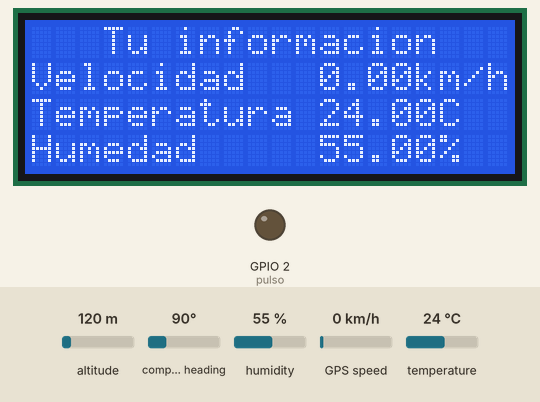
A program run on a simulated ESP32. On the bench: 20×4 character LCD, output pins drawn as LEDs (lit = HIGH). The test bench sets the inputs (shaded band); at power-on: GPS speed 0 km/h, humidity 55 %, temperature 24 °C, altitude 120 m, compass heading 90°. The GPS gets a fix after 3 s at 37.7749, -122.4194 with 8 satellites; what the program prints to the serial monitor is not drawn.

Above: at 7.7 s.
7.8 s: GPS speed set to 30 km/h
At 10.5 s:
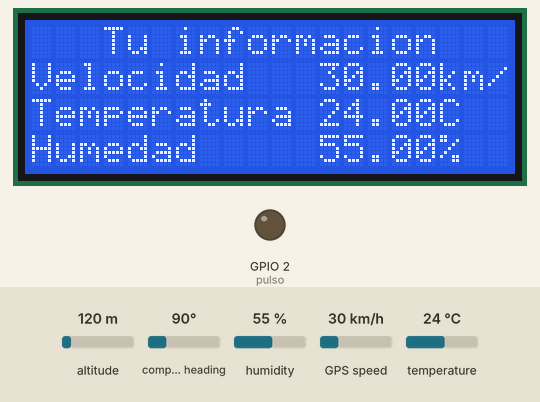
10.8 s: GPS speed set to 118 km/h
At 13.7 s:
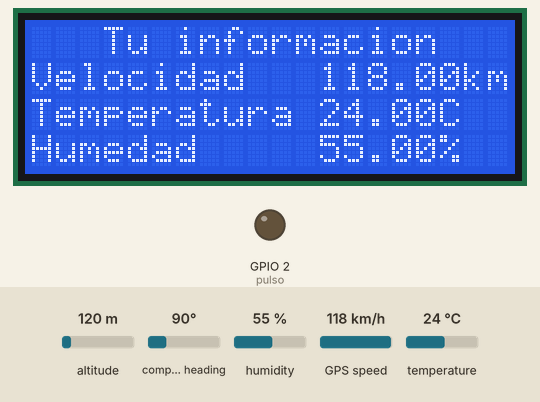
14.1 s: humidity set to 22 %
At 16.4 s:
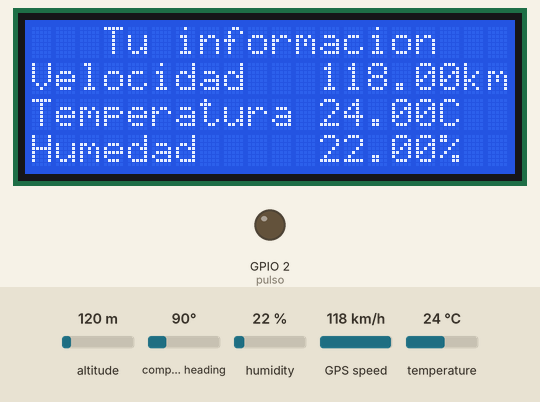
17.5 s: temperature set to 12 °C
At 18.9 s:
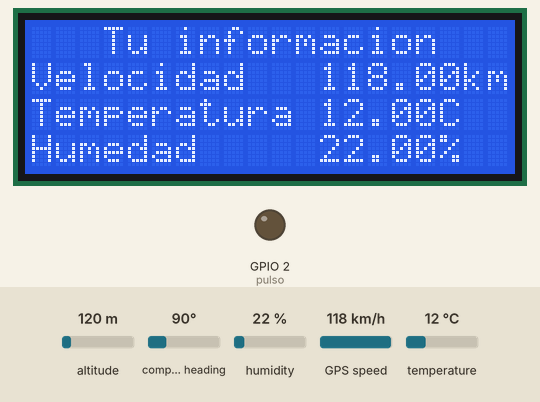
19.7 s: humidity set to 40 %
At 21.2 s:
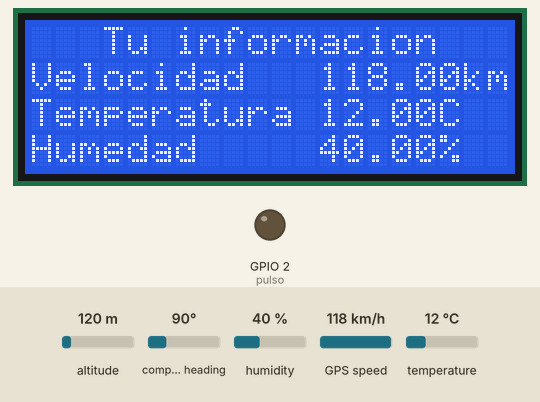
21.9 s: GPS speed set to 2 km/h
At 24.3 s:
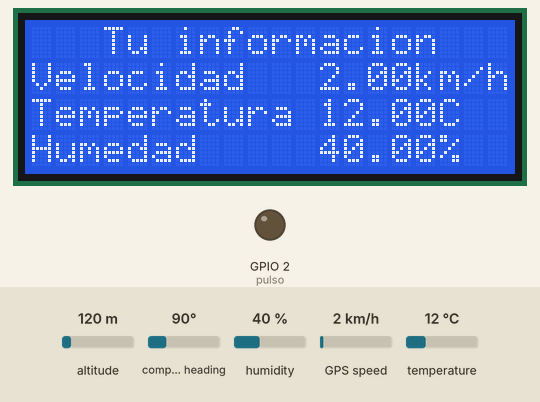
Timing chart, 0 to 25.8 s (numbered marks = the images above; inputs shaded):
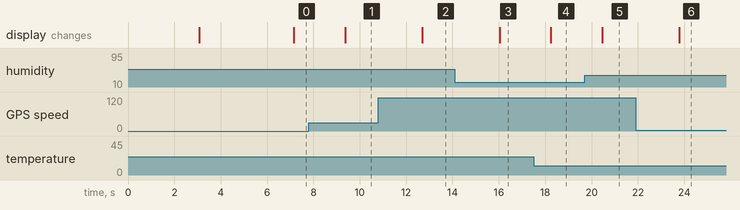

Measured:
- after the input at 7.8 s, the display: changes after 1.6 s (image 1)
- after the input at 10.8 s, the display: changes after 1.9 s (image 2)
- after the input at 14.1 s, the display: changes after 1.9 s (image 3)
- after the input at 17.5 s, the display: changes after 0.75 s (image 4)
- after the input at 19.7 s, the display: changes after 0.77 s (image 5)
- after the input at 21.9 s, the display: changes after 1.9 s (image 6)

The program:

main.cpp
```cpp
#include <Arduino.h>
#include <LiquidCrystal_I2C.h>
#include <DHT.h>
#include <Adafruit_Sensor.h>
#include <SoftwareSerial.h>
#include <TinyGPS++.h>

// Definicion de pines
#define rxD2 16    // NEO 6M
#define txD2 17    // NEO 6M
#define I2C_SDA 21 // LCD
#define I2C_SCL 22 // LCD
#define DHT_PIN 23 // DHT11

SoftwareSerial mygps(rxD2, txD2);

DHT sensor1(DHT_PIN, DHT11);

// Prototipos de funciones
int Velocidad();

float vel = 0;
float temp = 0;
float hum = 0;
int pulso = 2;

TinyGPSPlus gps; // The TinyGPS++ object

LiquidCrystal_I2C lcd(0x27, 20, 4); // set the LCD address to 0x27 for a 16 chars and 2 line display

void setup()
{
  Serial.begin(115200);
  delay(3000);

  // Se inicializa la pantalla
  lcd.init(I2C_SDA, I2C_SCL);
  lcd.backlight();
  Serial.println("LCD inicializada");

  // Se inicializan los sensores
  mygps.begin(9600);
  sensor1.begin();
  Serial.println("Sensores inicializados");

  pinMode(pulso, OUTPUT);
  delay(3000);
}

void loop()
{
  boolean newData = false;
  for (unsigned long start = millis(); millis() - start < 1000;)
  {
    while (mygps.available())
    {
      if (gps.encode(mygps.read()))
      {
        newData = true;
      }
    }
  }

  // If newData is true
  if (newData == true)
  {
    newData = false;
    Velocidad();
  }
  else
  {
    Serial.print("No hay datos-");
  }

  float temp = sensor1.readTemperature();
  float hum = sensor1.readHumidity();
  float vel = Velocidad();

  lcd.setCursor(3, 0);
  lcd.print("Tu informacion");
  lcd.setCursor(0, 1);
  lcd.print("Velocidad   " + String(vel) + "km/h");
  lcd.setCursor(0, 2);
  lcd.print("Temperatura " + String(temp) + "C");
  Serial.print(temp);
  Serial.println("C");
  lcd.setCursor(0, 3);
  lcd.print("Humedad     " + String(hum) + "%");
  Serial.print(hum);
  Serial.println("%");
  delay(30);
}

int Velocidad()
{
  if (gps.location.isValid() == 1)
  {
    Serial.print(gps.speed.kmph());
    Serial.println("km/h");
    return gps.speed.kmph();
  }
  else
  {
    Serial.println("No hay datos");
    return 0;
  }
}
```
